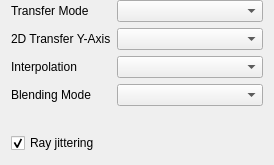
<?xml version="1.0" encoding="UTF-8"?>
<ui version="4.0">
 <class>ModuleVolumeWidget</class>
 <widget class="QWidget" name="ModuleVolumeWidget">
  <property name="geometry">
   <rect>
    <x>0</x>
    <y>0</y>
    <width>274</width>
    <height>165</height>
   </rect>
  </property>
  <property name="windowTitle">
   <string>Form</string>
  </property>
  <layout class="QVBoxLayout" name="verticalLayout">
   <property name="topMargin">
    <number>0</number>
   </property>
   <property name="bottomMargin">
    <number>12</number>
   </property>
   <item>
    <layout class="QFormLayout" name="formLayout">
     <item row="3" column="0">
      <widget class="QLabel" name="label_4">
       <property name="text">
        <string>Blending Mode</string>
       </property>
      </widget>
     </item>
     <item row="3" column="1">
      <widget class="QComboBox" name="cbBlending"/>
     </item>
     <item row="2" column="0">
      <widget class="QLabel" name="label_5">
       <property name="text">
        <string>Interpolation</string>
       </property>
      </widget>
     </item>
     <item row="2" column="1">
      <widget class="QComboBox" name="cbInterpolation"/>
     </item>
     <item row="0" column="1">
      <widget class="QComboBox" name="cbTransferMode"/>
     </item>
     <item row="0" column="0">
      <widget class="QLabel" name="label">
       <property name="text">
        <string>Transfer Mode</string>
       </property>
      </widget>
     </item>
     <item row="1" column="0">
      <widget class="QLabel" name="label_2">
       <property name="text">
        <string>2D Transfer Y-Axis</string>
       </property>
      </widget>
     </item>
     <item row="1" column="1">
      <widget class="QComboBox" name="cbTransfer2DYAxis"/>
     </item>
    </layout>
   </item>
   <item>
    <widget class="QCheckBox" name="cbJittering">
     <property name="text">
      <string>Ray jittering</string>
     </property>
     <property name="checked">
      <bool>true</bool>
     </property>
    </widget>
   </item>
  </layout>
 </widget>
 <resources/>
 <connections/>
</ui>
